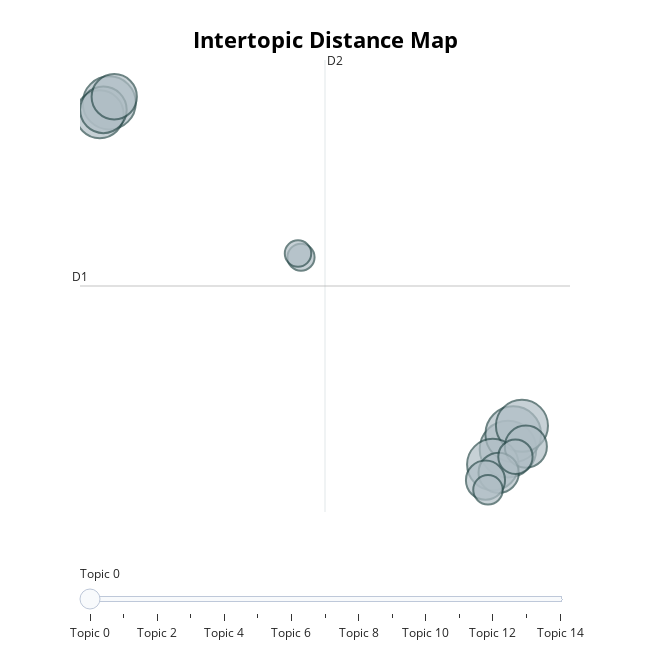

The notebook cell saved with this chart:
### Code cell
topic_model_kmeans.visualize_barchart(top_n_topics=15)
topic_model_kmeans.visualize_topics()

### Figure 1 — Plotly figure (JSON) as saved in the notebook; plotly's stock layout.template omitted (floating-point values rounded to 4 significant figures)
{"data": [{"customdata": [[0, "01 | dukung | orang | pilih | pasang", 3249], [1, "01 | dukung | pilih | pasang | buzzer", 3151], [2, "anies | baswedan | imin | cak | rasyid", 2856], [3, "01 | dukung | pilih | amin | bang", 2752], [4, "01 | dukung | kampanye | orang | pasang", 2696], [5, "presiden | anies | pilih | calon | baswedan", 2321], [6, "anies | indonesia | imin | cak | baswedan", 2203], [7, "cak | imin | anies | banget | baswedan", 2084], [8, "kayak | 01 | video | dukung | twitter", 1801], [9, "suara | indonesia | 01 | pintar | agama", 1650], [10, "presiden | calon | 01 | wakil | pilih", 1555], [11, "menang | 01 | survei | gara | sukses", 1199], [12, "politik | demokrasi | partai | 01 | demokrat", 885], [13, "debat | calon | 01 | presiden | strategi", 748], [14, "debat | cak | imin | presiden | anies", 711]], "hovertemplate": "<b>Topic %{customdata[0]}</b><br>%{customdata[1]}<br>Size: %{customdata[2]}", "legendgroup": "", "marker": {"color": "#B0BEC5", "line": {"color": "DarkSlateGrey", "width": 2}, "size": [3249, 3151, 2856, 2752, 2696, 2321, 2203, 2084, 1801, 1650, 1555, 1199, 885, 748, 711], "sizemode": "area", "sizeref": 2.031, "symbol": "circle"}, "mode": "markers", "name": "", "orientation": "v", "showlegend": false, "type": "scatter", "x": [14.45, 14.72, -6.384, 15.18, 13.66, -6.881, -6.69, -6.123, 15.38, 13.96, 13.27, 14.84, 13.4, 3.634, 3.477], "xaxis": "x", "y": [-4.533, -3.902, 10.08, -3.548, -5.183, 9.595, 9.781, 10.33, -4.426, -5.532, -5.843, -4.853, -6.248, 3.564, 3.72], "yaxis": "y"}], "layout": {"annotations": [{"showarrow": false, "text": "D1", "x": -7.913, "y": 2.35, "yshift": 10}, {"showarrow": false, "text": "D2", "x": 4.888, "xshift": 10, "y": 11.88}], "height": 650, "hoverlabel": {"bgcolor": "white", "font": {"family": "Rockwell", "size": 16}}, "legend": {"itemsizing": "constant", "tracegroupgap": 0}, "margin": {"t": 60}, "shapes": [{"line": {"color": "#CFD8DC", "width": 2}, "type": "line", "x0": 4.888, "x1": 4.888, "y0": -7.185, "y1": 11.88}, {"line": {"color": "#9E9E9E", "width": 2}, "type": "line", "x0": -7.913, "x1": 17.69, "y0": 2.35, "y1": 2.35}], "sliders": [{"active": 0, "pad": {"t": 50}, "steps": [{"args": [{"marker.color": [["red", "#B0BEC5", "#B0BEC5", "#B0BEC5", "#B0BEC5", "#B0BEC5", "#B0BEC5", "#B0BEC5", "#B0BEC5", "#B0BEC5", "#B0BEC5", "#B0BEC5", "#B0BEC5", "#B0BEC5", "#B0BEC5"]]}], "label": "Topic 0", "method": "update"}, {"args": [{"marker.color": [["#B0BEC5", "red", "#B0BEC5", "#B0BEC5", "#B0BEC5", "#B0BEC5", "#B0BEC5", "#B0BEC5", "#B0BEC5", "#B0BEC5", "#B0BEC5", "#B0BEC5", "#B0BEC5", "#B0BEC5", "#B0BEC5"]]}], "label": "Topic 1", "method": "update"}, {"args": [{"marker.color": [["#B0BEC5", "#B0BEC5", "red", "#B0BEC5", "#B0BEC5", "#B0BEC5", "#B0BEC5", "#B0BEC5", "#B0BEC5", "#B0BEC5", "#B0BEC5", "#B0BEC5", "#B0BEC5", "#B0BEC5", "#B0BEC5"]]}], "label": "Topic 2", "method": "update"}, {"args": [{"marker.color": [["#B0BEC5", "#B0BEC5", "#B0BEC5", "red", "#B0BEC5", "#B0BEC5", "#B0BEC5", "#B0BEC5", "#B0BEC5", "#B0BEC5", "#B0BEC5", "#B0BEC5", "#B0BEC5", "#B0BEC5", "#B0BEC5"]]}], "label": "Topic 3", "method": "update"}, {"args": [{"marker.color": [["#B0BEC5", "#B0BEC5", "#B0BEC5", "#B0BEC5", "red", "#B0BEC5", "#B0BEC5", "#B0BEC5", "#B0BEC5", "#B0BEC5", "#B0BEC5", "#B0BEC5", "#B0BEC5", "#B0BEC5", "#B0BEC5"]]}], "label": "Topic 4", "method": "update"}, {"args": [{"marker.color": [["#B0BEC5", "#B0BEC5", "#B0BEC5", "#B0BEC5", "#B0BEC5", "red", "#B0BEC5", "#B0BEC5", "#B0BEC5", "#B0BEC5", "#B0BEC5", "#B0BEC5", "#B0BEC5", "#B0BEC5", "#B0BEC5"]]}], "label": "Topic 5", "method": "update"}, {"args": [{"marker.color": [["#B0BEC5", "#B0BEC5", "#B0BEC5", "#B0BEC5", "#B0BEC5", "#B0BEC5", "red", "#B0BEC5", "#B0BEC5", "#B0BEC5", "#B0BEC5", "#B0BEC5", "#B0BEC5", "#B0BEC5", "#B0BEC5"]]}], "label": "Topic 6", "method": "update"}, {"args": [{"marker.color": [["#B0BEC5", "#B0BEC5", "#B0BEC5", "#B0BEC5", "#B0BEC5", "#B0BEC5", "#B0BEC5", "red", "#B0BEC5", "#B0BEC5", "#B0BEC5", "#B0BEC5", "#B0BEC5", "#B0BEC5", "#B0BEC5"]]}], "label": "Topic 7", "method": "update"}, {"args": [{"marker.color": [["#B0BEC5", "#B0BEC5", "#B0BEC5", "#B0BEC5", "#B0BEC5", "#B0BEC5", "#B0BEC5", "#B0BEC5", "red", "#B0BEC5", "#B0BEC5", "#B0BEC5", "#B0BEC5", "#B0BEC5", "#B0BEC5"]]}], "label": "Topic 8", "method": "update"}, {"args": [{"marker.color": [["#B0BEC5", "#B0BEC5", "#B0BEC5", "#B0BEC5", "#B0BEC5", "#B0BEC5", "#B0BEC5", "#B0BEC5", "#B0BEC5", "red", "#B0BEC5", "#B0BEC5", "#B0BEC5", "#B0BEC5", "#B0BEC5"]]}], "label": "Topic 9", "method": "update"}, {"args": [{"marker.color": [["#B0BEC5", "#B0BEC5", "#B0BEC5", "#B0BEC5", "#B0BEC5", "#B0BEC5", "#B0BEC5", "#B0BEC5", "#B0BEC5", "#B0BEC5", "red", "#B0BEC5", "#B0BEC5", "#B0BEC5", "#B0BEC5"]]}], "label": "Topic 10", "method": "update"}, {"args": [{"marker.color": [["#B0BEC5", "#B0BEC5", "#B0BEC5", "#B0BEC5", "#B0BEC5", "#B0BEC5", "#B0BEC5", "#B0BEC5", "#B0BEC5", "#B0BEC5", "#B0BEC5", "red", "#B0BEC5", "#B0BEC5", "#B0BEC5"]]}], "label": "Topic 11", "method": "update"}, {"args": [{"marker.color": [["#B0BEC5", "#B0BEC5", "#B0BEC5", "#B0BEC5", "#B0BEC5", "#B0BEC5", "#B0BEC5", "#B0BEC5", "#B0BEC5", "#B0BEC5", "#B0BEC5", "#B0BEC5", "red", "#B0BEC5", "#B0BEC5"]]}], "label": "Topic 12", "method": "update"}, {"args": [{"marker.color": [["#B0BEC5", "#B0BEC5", "#B0BEC5", "#B0BEC5", "#B0BEC5", "#B0BEC5", "#B0BEC5", "#B0BEC5", "#B0BEC5", "#B0BEC5", "#B0BEC5", "#B0BEC5", "#B0BEC5", "red", "#B0BEC5"]]}], "label": "Topic 13", "method": "update"}, {"args": [{"marker.color": [["#B0BEC5", "#B0BEC5", "#B0BEC5", "#B0BEC5", "#B0BEC5", "#B0BEC5", "#B0BEC5", "#B0BEC5", "#B0BEC5", "#B0BEC5", "#B0BEC5", "#B0BEC5", "#B0BEC5", "#B0BEC5", "red"]]}], "label": "Topic 14", "method": "update"}]}], "title": {"font": {"color": "Black", "size": 22}, "text": "<b>Intertopic Distance Map</b>", "x": 0.5, "xanchor": "center", "y": 0.95, "yanchor": "top"}, "width": 650, "xaxis": {"anchor": "y", "domain": [0, 1], "range": [-7.913, 17.69], "title": {"text": ""}, "visible": false}, "yaxis": {"anchor": "x", "domain": [0, 1], "range": [-7.185, 11.88], "title": {"text": ""}, "visible": false}}}
